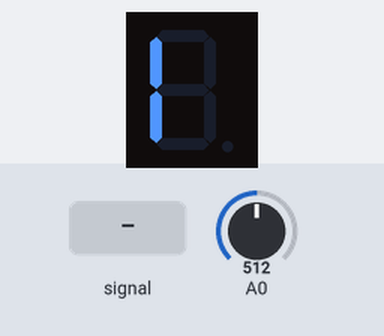
Bench run of a sketch on a simulated Arduino Uno, built with avr-gcc and run on an emulated ATmega328P. Shown: 1-digit seven-segment display. Wiring (inferred from the names in the program): 1-digit 7-segment display, segments lit when LOW: segments pin 0, pin 1, pin 4, pin 6, pin 7, pin 2, pin 5. Inputs (shaded band) come from the test bench; at power-on: A0 = 512. The segment pins are drawn as the display they are named for.

Above: at 1.2 s.
1.3 s: A0 fed a 200 Hz sine of ±255 counts around its level
At 1.6 s:
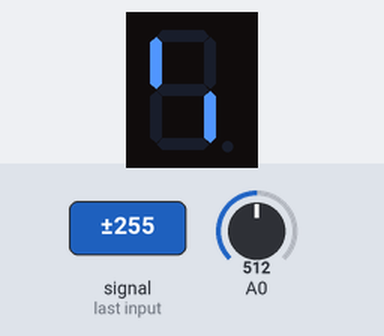
4.3 s: A0 set to 245
At 5.6 s:
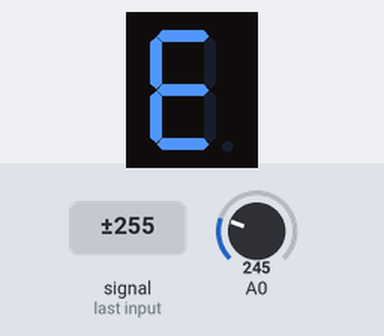
6.0 s: A0 set to 265
At 7.0 s:
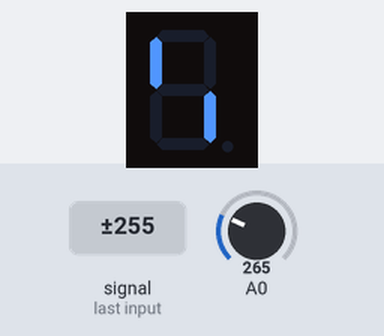
9.0 s: A0 set to 0
At 9.3 s:
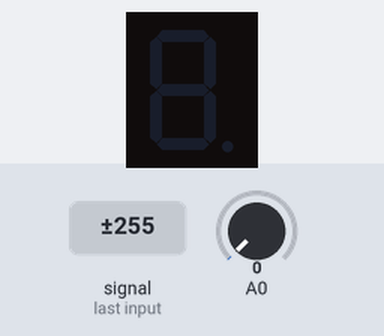
10.5 s: A0 set to 122
At 11.7 s:
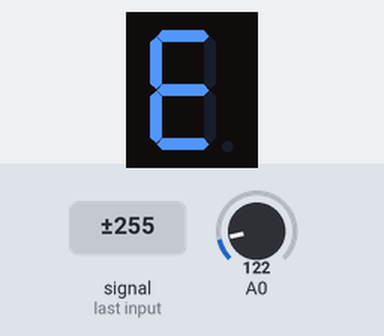
12.0 s: A0 set to 511
At 12.9 s:
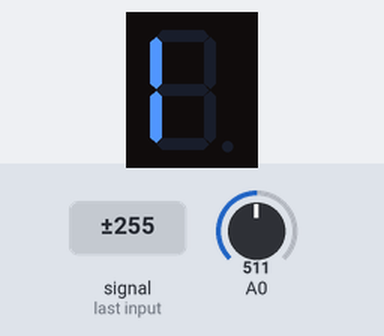
Timing chart, 0 to 14.5 s (numbered marks = the images above; inputs shaded):
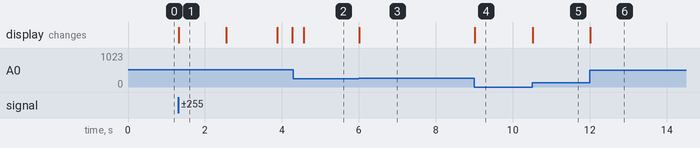

The sketch:

motor_control.ino
```cpp
/*pin記述領域
 E = pin5 = 7
 D = pin6 = 6
 G = pin7 = 5
 C = pin8 = 4
 dot = pin9 = 3
 B = pin10 = 1
 A = pin11 = 0
 F = pin12 = 2
*/

int analogValue = 0;

//LEDセグメント対応領域
int A = 0;
int B = 1;
int C = 4;
int D = 6;
int E = 7;
int F = 2;
int G = 5;

//define the function
void showZero(){
  digitalWrite(A,HIGH);
  digitalWrite(B,HIGH);
  digitalWrite(C,HIGH);
  digitalWrite(D,HIGH);
  digitalWrite(E,HIGH);
  digitalWrite(F,HIGH);
  digitalWrite(G,HIGH);
}
void showOne(){
  digitalWrite(B,HIGH);
  digitalWrite(C,HIGH);
}

void showTwo(){
  digitalWrite(A,HIGH);
  digitalWrite(B,HIGH);
  digitalWrite(D,HIGH);
  digitalWrite(E,HIGH);
  digitalWrite(G,HIGH);
}

void showThree(){
  digitalWrite(A,HIGH);
  digitalWrite(B,HIGH);
  digitalWrite(C,HIGH);
  digitalWrite(D,HIGH);
  digitalWrite(G,HIGH);
}
void showFour(){
  digitalWrite(B,HIGH);
  digitalWrite(C,HIGH);
  digitalWrite(F,HIGH);
  digitalWrite(G,HIGH);
}

void resetLED(){
  digitalWrite(A,LOW);
  digitalWrite(B,LOW);
  digitalWrite(C,LOW);
  digitalWrite(D,LOW);
  digitalWrite(E,LOW);
  digitalWrite(F,LOW);
  digitalWrite(G,LOW);
}

//Main part
void setup(){
  pinMode(A,OUTPUT);
  pinMode(B,OUTPUT);
  pinMode(C,OUTPUT);
  pinMode(D,OUTPUT);
  pinMode(E,OUTPUT);
  pinMode(F,OUTPUT);
  pinMode(G,OUTPUT);

  //Serial.begin(9600);
}

void loop(){
  analogValue = analogRead(0);
  //Serial.println(analogValue);
  //delay(1000);

  resetLED();
  if(analogValue == 0) {
    showZero();
  }
  else if(analogValue >0 && analogValue <255) {
    showOne();
  }
  else if(analogValue >= 255 && analogValue < 510) {
    showTwo();
  }
  else if(analogValue >= 510 && analogValue < 765) {
    showThree();
  }
  else if(analogValue >= 765) {
    showFour();
  }
}
```

Measured:
- after the input at 1.3 s, the display: changes at once (image 1)
- after the input at 4.3 s, the display: changes after 0.27 s (image 2)
- after the input at 6.0 s, the display: changes at once (image 3)
- after the input at 9.0 s, the display: changes at once (image 4)
- after the input at 10.5 s, the display: changes at once (image 5)
- after the input at 12.0 s, the display: changes at once (image 6)
- what the display in image 1 shows lasts 1.3 s, from 1.3 s to 2.6 s
